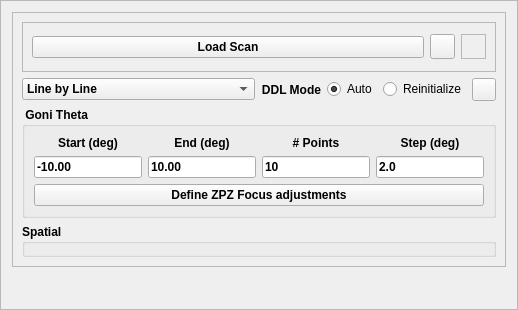
<?xml version="1.0" encoding="UTF-8"?>
<ui version="4.0">
 <class>Frame</class>
 <widget class="QFrame" name="Frame">
  <property name="geometry">
   <rect>
    <x>0</x>
    <y>0</y>
    <width>518</width>
    <height>310</height>
   </rect>
  </property>
  <property name="focusPolicy">
   <enum>Qt::StrongFocus</enum>
  </property>
  <property name="windowTitle">
   <string>Define ZPZ Focus Adjustments</string>
  </property>
  <property name="frameShape">
   <enum>QFrame::StyledPanel</enum>
  </property>
  <property name="frameShadow">
   <enum>QFrame::Raised</enum>
  </property>
  <layout class="QVBoxLayout" name="verticalLayout_8">
   <item>
    <widget class="QFrame" name="frame">
     <property name="maximumSize">
      <size>
       <width>650</width>
       <height>16777215</height>
      </size>
     </property>
     <property name="frameShape">
      <enum>QFrame::StyledPanel</enum>
     </property>
     <property name="frameShadow">
      <enum>QFrame::Raised</enum>
     </property>
     <layout class="QVBoxLayout" name="verticalLayout_6">
      <item>
       <widget class="QFrame" name="loadscan_frame">
        <property name="minimumSize">
         <size>
          <width>0</width>
          <height>50</height>
         </size>
        </property>
        <property name="frameShape">
         <enum>QFrame::StyledPanel</enum>
        </property>
        <property name="frameShadow">
         <enum>QFrame::Sunken</enum>
        </property>
        <layout class="QHBoxLayout" name="horizontalLayout_5">
         <item>
          <widget class="QPushButton" name="loadScanBtn">
           <property name="font">
            <font>
             <weight>75</weight>
             <bold>true</bold>
            </font>
           </property>
           <property name="text">
            <string>Load Scan</string>
           </property>
          </widget>
         </item>
         <item>
          <widget class="QToolButton" name="helpBtn">
           <property name="minimumSize">
            <size>
             <width>25</width>
             <height>25</height>
            </size>
           </property>
           <property name="maximumSize">
            <size>
             <width>25</width>
             <height>25</height>
            </size>
           </property>
           <property name="text">
            <string/>
           </property>
           <property name="icon">
            <iconset>
             <normaloff>../../../icons/helplite.png</normaloff>../../../icons/helplite.png</iconset>
           </property>
           <property name="iconSize">
            <size>
             <width>50</width>
             <height>50</height>
            </size>
           </property>
          </widget>
         </item>
         <item>
          <widget class="QLabel" name="rtclkpic">
           <property name="maximumSize">
            <size>
             <width>25</width>
             <height>25</height>
            </size>
           </property>
           <property name="autoFillBackground">
            <bool>true</bool>
           </property>
           <property name="frameShape">
            <enum>QFrame::StyledPanel</enum>
           </property>
           <property name="text">
            <string/>
           </property>
           <property name="pixmap">
            <pixmap>../../../icons/icons8-mouse-right-click-50.png</pixmap>
           </property>
           <property name="scaledContents">
            <bool>true</bool>
           </property>
           <property name="alignment">
            <set>Qt::AlignRight|Qt::AlignTrailing|Qt::AlignVCenter</set>
           </property>
          </widget>
         </item>
        </layout>
       </widget>
      </item>
      <item>
       <layout class="QHBoxLayout" name="horizontalLayout_4">
        <item>
         <widget class="QComboBox" name="scanTypeSelComboBox">
          <property name="enabled">
           <bool>true</bool>
          </property>
          <property name="font">
           <font>
            <weight>75</weight>
            <bold>true</bold>
           </font>
          </property>
          <property name="layoutDirection">
           <enum>Qt::LeftToRight</enum>
          </property>
          <property name="currentIndex">
           <number>1</number>
          </property>
          <property name="maxVisibleItems">
           <number>2</number>
          </property>
          <item>
           <property name="text">
            <string>Point by Point</string>
           </property>
          </item>
          <item>
           <property name="text">
            <string>Line by Line</string>
           </property>
          </item>
         </widget>
        </item>
        <item>
         <layout class="QHBoxLayout" name="horizontalLayout_3">
          <item>
           <widget class="QLabel" name="label">
            <property name="font">
             <font>
              <weight>75</weight>
              <bold>true</bold>
             </font>
            </property>
            <property name="text">
             <string>DDL Mode</string>
            </property>
            <property name="alignment">
             <set>Qt::AlignRight|Qt::AlignTrailing|Qt::AlignVCenter</set>
            </property>
           </widget>
          </item>
          <item>
           <widget class="QRadioButton" name="autoDDLRadBtn">
            <property name="enabled">
             <bool>true</bool>
            </property>
            <property name="text">
             <string>Auto</string>
            </property>
            <property name="checked">
             <bool>true</bool>
            </property>
           </widget>
          </item>
          <item>
           <widget class="QRadioButton" name="reinitDDLRadBtn">
            <property name="enabled">
             <bool>true</bool>
            </property>
            <property name="text">
             <string>Reinitialize</string>
            </property>
            <property name="checked">
             <bool>false</bool>
            </property>
           </widget>
          </item>
          <item>
           <widget class="QToolButton" name="hdwAccelDetailsBtn">
            <property name="text">
             <string/>
            </property>
            <property name="icon">
             <iconset>
              <normaloff>../../../icons/1318611600_23.ico</normaloff>../../../icons/1318611600_23.ico</iconset>
            </property>
           </widget>
          </item>
         </layout>
        </item>
       </layout>
      </item>
      <item>
       <widget class="QGroupBox" name="groupBox">
        <property name="font">
         <font>
          <weight>75</weight>
          <bold>true</bold>
         </font>
        </property>
        <property name="title">
         <string> Goni Theta </string>
        </property>
        <layout class="QVBoxLayout" name="verticalLayout_7">
         <item>
          <layout class="QHBoxLayout" name="horizontalLayout">
           <item>
            <layout class="QVBoxLayout" name="verticalLayout_3">
             <item>
              <widget class="QLabel" name="label_23">
               <property name="font">
                <font>
                 <weight>75</weight>
                 <bold>true</bold>
                </font>
               </property>
               <property name="text">
                <string>Start (deg)</string>
               </property>
               <property name="alignment">
                <set>Qt::AlignCenter</set>
               </property>
              </widget>
             </item>
             <item>
              <widget class="QLineEdit" name="startGTFld">
               <property name="text">
                <string>-10.00</string>
               </property>
              </widget>
             </item>
            </layout>
           </item>
           <item>
            <layout class="QVBoxLayout" name="verticalLayout_5">
             <item>
              <widget class="QLabel" name="label_24">
               <property name="font">
                <font>
                 <weight>75</weight>
                 <bold>true</bold>
                </font>
               </property>
               <property name="text">
                <string>End (deg)</string>
               </property>
               <property name="alignment">
                <set>Qt::AlignCenter</set>
               </property>
              </widget>
             </item>
             <item>
              <widget class="QLineEdit" name="endGTFld">
               <property name="text">
                <string>10.00</string>
               </property>
              </widget>
             </item>
            </layout>
           </item>
           <item>
            <layout class="QVBoxLayout" name="verticalLayout_4">
             <item>
              <widget class="QLabel" name="label_25">
               <property name="font">
                <font>
                 <weight>75</weight>
                 <bold>true</bold>
                </font>
               </property>
               <property name="text">
                <string># Points</string>
               </property>
               <property name="alignment">
                <set>Qt::AlignCenter</set>
               </property>
              </widget>
             </item>
             <item>
              <widget class="QLineEdit" name="npointsGTFld">
               <property name="text">
                <string>10</string>
               </property>
              </widget>
             </item>
            </layout>
           </item>
           <item>
            <layout class="QVBoxLayout" name="verticalLayout_2">
             <item>
              <widget class="QLabel" name="label_56">
               <property name="font">
                <font>
                 <weight>75</weight>
                 <bold>true</bold>
                </font>
               </property>
               <property name="text">
                <string>Step (deg)</string>
               </property>
               <property name="alignment">
                <set>Qt::AlignCenter</set>
               </property>
              </widget>
             </item>
             <item>
              <widget class="QLineEdit" name="stepGTFld">
               <property name="text">
                <string>2.0</string>
               </property>
              </widget>
             </item>
            </layout>
           </item>
          </layout>
         </item>
         <item>
          <widget class="QPushButton" name="defineZPZFocusAdjBtn">
           <property name="text">
            <string>Define ZPZ Focus adjustments</string>
           </property>
          </widget>
         </item>
        </layout>
       </widget>
      </item>
      <item>
       <widget class="QGroupBox" name="evGrpBox">
        <property name="maximumSize">
         <size>
          <width>16777215</width>
          <height>16777215</height>
         </size>
        </property>
        <property name="font">
         <font>
          <weight>75</weight>
          <bold>true</bold>
         </font>
        </property>
        <property name="title">
         <string>Spatial</string>
        </property>
        <layout class="QVBoxLayout" name="verticalLayout">
         <property name="spacing">
          <number>5</number>
         </property>
         <property name="leftMargin">
          <number>5</number>
         </property>
         <property name="topMargin">
          <number>5</number>
         </property>
         <property name="rightMargin">
          <number>2</number>
         </property>
         <property name="bottomMargin">
          <number>5</number>
         </property>
         <item>
          <layout class="QHBoxLayout" name="horizontalLayout_2"/>
         </item>
        </layout>
       </widget>
      </item>
     </layout>
    </widget>
   </item>
   <item>
    <spacer name="verticalSpacer">
     <property name="orientation">
      <enum>Qt::Vertical</enum>
     </property>
     <property name="sizeHint" stdset="0">
      <size>
       <width>20</width>
       <height>310</height>
      </size>
     </property>
    </spacer>
   </item>
  </layout>
 </widget>
 <resources/>
 <connections/>
</ui>
